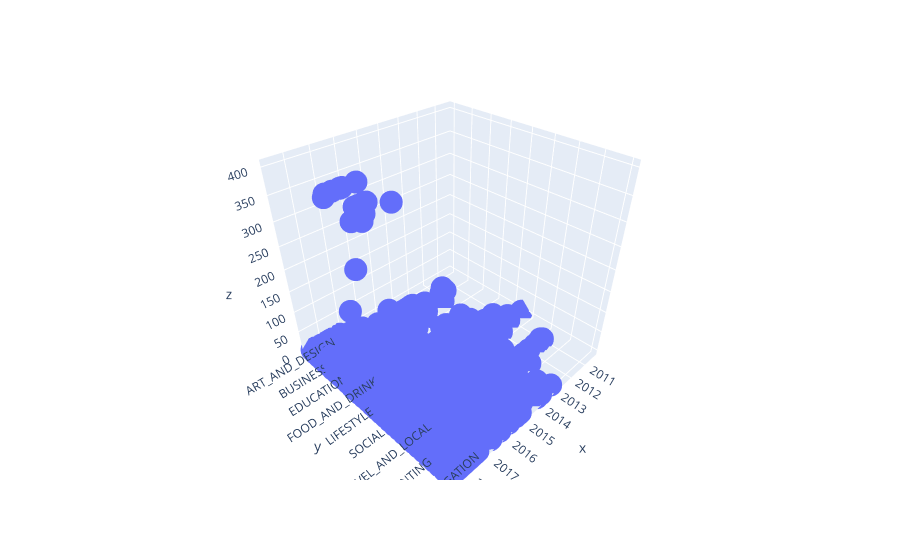

Notebook source saved alongside this figure:
### Code cell
px.scatter_3d(x=df['Last Updated'],y=df['Category'],z=df['Price']) # As The time passes the prices rise and The most expensive Apps are in [Finance, Family, LifeStyle]

### Figure 1 — Plotly figure (JSON) as saved in the notebook; plotly's stock layout.template omitted (floating-point values rounded to 4 significant figures; data arrays with more than 128 entries replaced by an {"elided": "..."} marker saying what was removed)
{"data": [{"hovertemplate": "x=%{x}<br>y=%{y}<br>z=%{z}<extra></extra>", "legendgroup": "", "marker": {"color": "#636efa", "symbol": "circle"}, "mode": "markers", "name": "", "scene": "scene", "showlegend": false, "type": "scatter3d", "x": {"elided": "10841 str values"}, "y": {"elided": "10841 str values"}, "z": {"elided": "10841 float values"}}], "layout": {"legend": {"tracegroupgap": 0}, "margin": {"t": 60}, "scene": {"domain": {"x": [0, 1], "y": [0, 1]}, "xaxis": {"title": {"text": "x"}}, "yaxis": {"title": {"text": "y"}}, "zaxis": {"title": {"text": "z"}}}}}
